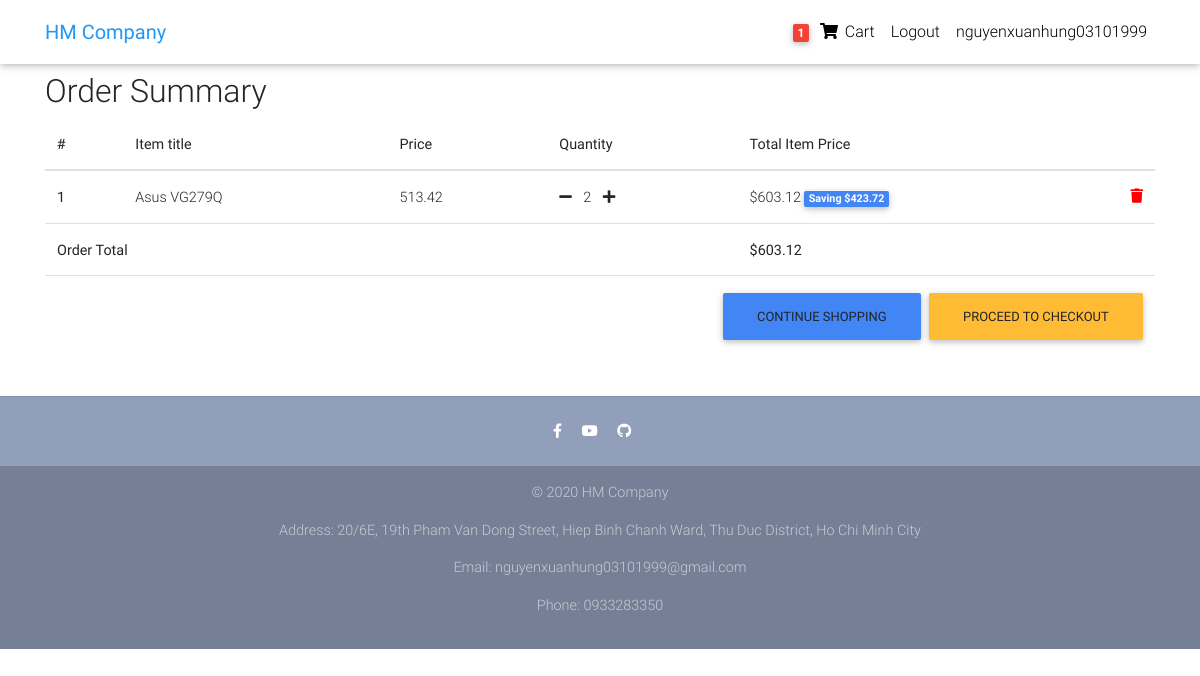
Before: /order-summary/ (signed in) with the older database file.
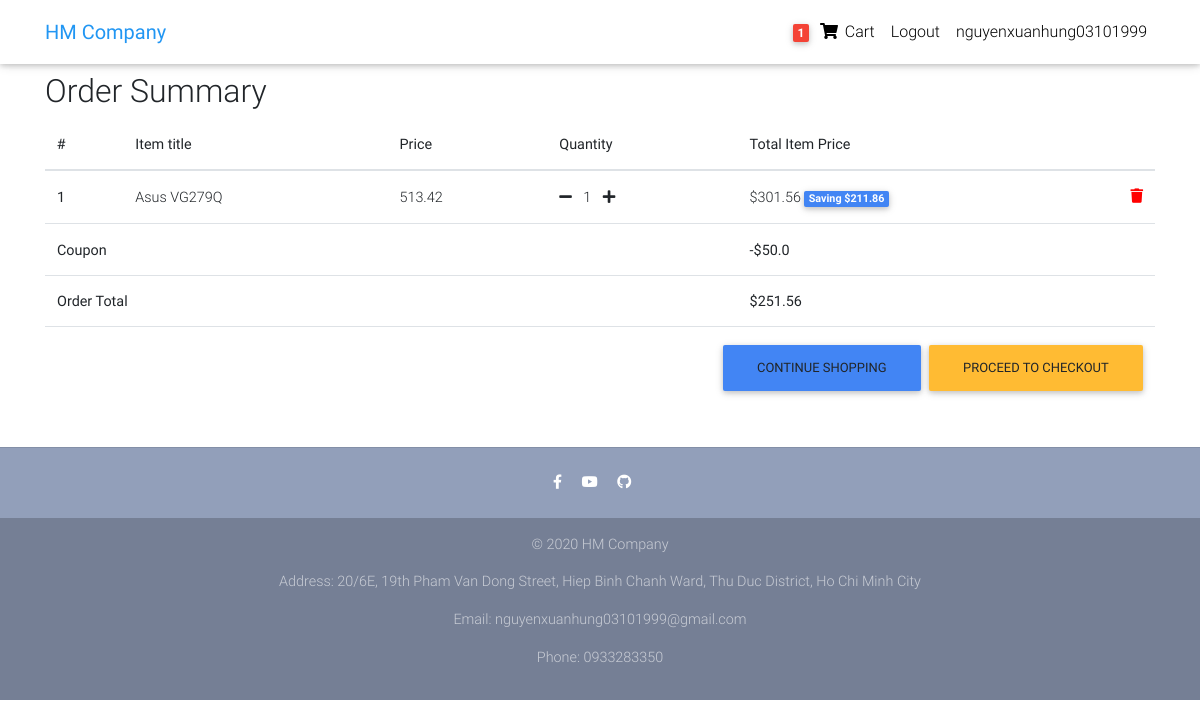
After: the same page with the newer database file.
### core/models.py (models this page shows, shortened)
class Order(models.Model):
    user = models.ForeignKey(settings.AUTH_USER_MODEL,
                             on_delete=models.CASCADE)
    ref_code = models.CharField(max_length=20, blank=True, null=True)
    items = models.ManyToManyField(OrderItem)
    start_date = models.DateTimeField(auto_now_add=True)
    ordered_date = models.DateTimeField()
    ordered = models.BooleanField(default=False)
    shipping_address = models.ForeignKey(
        'Address', related_name='shipping_address', on_delete=models.SET_NULL, blank=True, null=True)
    billing_address = models.ForeignKey(
        'Address', related_name='billing_address', on_delete=models.SET_NULL, blank=True, null=True)
    payment = models.ForeignKey(
        'Payment', on_delete=models.SET_NULL, blank=True, null=True)
    coupon = models.ForeignKey(
        'Coupon', on_delete=models.SET_NULL, blank=True, null=True)
    being_delivered = models.BooleanField(default=False)
    received = models.BooleanField(default=False)
    refund_requested = models.BooleanField(default=False)
    refund_granted = models.BooleanField(default=False)
    def get_total(self):
        total = 0
        for order_item in self.items.all():
            total += order_item.get_final_price()
        if self.coupon:
            total -= self.coupon.amount
        return total

class OrderItem(models.Model):
    user = models.ForeignKey(settings.AUTH_USER_MODEL,
                             on_delete=models.CASCADE)
    ordered = models.BooleanField(default=False)
    item = models.ForeignKey(Item, on_delete=models.CASCADE)
    quantity = models.IntegerField(default=1)
    def get_total_item_price(self):
        return self.quantity * self.item.price
    def get_total_discount_item_price(self):
        total_discount_item_price = round(float(self.quantity * self.item.discount_price), 2)
        return total_discount_item_price
    def get_amount_saved(self):
        amount_saved = round(float(self.get_total_item_price() - self.get_total_discount_item_price()), 2)
        return amount_saved
    def get_final_price(self):
        if self.item.discount_price:
            return self.get_total_discount_item_price()
        return self.get_total_item_price()

class Item(models.Model):
    title = models.CharField(max_length=100)
    price = models.FloatField()
    discount_price = models.FloatField(blank=True, null=True)
    category = models.CharField(choices=CATEGORY_CHOICES, max_length=2)
    label = models.CharField(choices=LABEL_CHOICES, max_length=1)
    slug = models.SlugField()
    description = models.TextField()
    image = models.ImageField()

class Coupon(models.Model):
    code = models.CharField(max_length=15)
    amount = models.FloatField()

### core/views.py (the view)
# urls.py: path('order-summary/', OrderSummaryView.as_view(), name='order-summary'),
class OrderSummaryView(LoginRequiredMixin, View):
    def get(self, *args, **kwargs):
        try:
            order = Order.objects.get(user=self.request.user, ordered=False)
            context = {
                'object': order
            }
            return render(self.request, 'order_summary.html', context)
        except ObjectDoesNotExist:
            messages.warning(self.request, "You do not have an active order")
            return redirect("/")

### core/templatetags/cart_template_tags.py (called while the page is built)
@register.filter
def cart_item_count(user):
    if user.is_authenticated:
        qs = Order.objects.filter(user=user, ordered=False)
        if qs.exists():
            return qs[0].items.count()
    return 0

### templates/order_summary.html (shortened to what this page needs)
{% extends "base.html" %}
{% block content %}
  <main>
    <div class="container">
    <div class="table-responsive text-nowrap">
    <h2>Order Summary</h2>
    <table class="table">
        <thead>
        <tr>
            <th scope="col">#</th>
            <th scope="col">Item title</th>
            <th scope="col">Price</th>
            <th scope="col">Quantity</th>
            <th scope="col">Total Item Price</th>
        </tr>
        </thead>
        <tbody>
        {% for order_item in object.items.all %}
        <tr>
            <th scope="row">{{ forloop.counter }}</th>
            <td>{{ order_item.item.title }}</td>
            <td>{{ order_item.item.price }}</td>
            <td>
                <a href="{% url 'core:remove-single-item-from-cart' order_item.item.slug %}"><i class="fas fa-minus mr-2"></i></a>
                {{ order_item.quantity }}
                <a href="{% url 'core:add-to-cart' order_item.item.slug %}"><i class="fas fa-plus ml-2"></i></a>
            </td>
            <td>
            {% if order_item.item.discount_price %}
                ${{ order_item.get_total_discount_item_price }}
                <span class="badge badge-primary">Saving ${{ order_item.get_amount_saved }}</span>
            {% else %}
                ${{ order_item.get_total_item_price }}
            {% endif %}
            <a style='color: red;' href="{% url 'core:remove-from-cart' order_item.item.slug %}">
                <i class="fas fa-trash float-right"></i>
            </a>
            </td>
        </tr>
        {% endfor %}
        {% if object.coupon %}
        <tr>
            <td colspan="4"><b>Coupon</b></td>
            <td><b>-${{ object.coupon.amount }}</b></td>
        </tr>
        {% endif %}
        {% if object.get_total %}
        <tr>
            <td colspan="4"><b>Order Total</b></td>
            <td><b>${{ object.get_total }}</b></td>
        </tr>
        <tr>
            <td colspan="5">
            <a class='btn btn-warning float-right ml-2' href='/checkout/'>Proceed to checkout</a>
            <a class='btn btn-primary float-right' href='/'>Continue shopping</a>
            </td>
        </tr>
        {% endif %}
        </tbody>
    </table>
    </div>
    </div>
  </main>
{% endblock content %}

### templates/base.html (shortened to what this page needs)
{% load static %}
<html lang="en">
<head>
  <link rel="stylesheet" href="https://use.fontawesome.com/releases/v5.8.1/css/all.css">
  <link href="{% static 'css/bootstrap.min.css' %}" rel="stylesheet">
  <link href="{% static 'css/mdb.min.css' %}" rel="stylesheet">
  <link href="{% static 'css/style.min.css' %}" rel="stylesheet">
</head>
{% include "navbar.html" %}
<body>
    <div class="mt-5 pt-4">
    </div>
    {% block content %}
    {% endblock content %}
    {% include "footer.html" %}
</body>
</html>

### templates/navbar.html (shortened to what this page needs)
{% load cart_template_tags %}
<nav class="navbar fixed-top navbar-expand-lg navbar-light white scrolling-navbar">
    <div class="container">
      <a class="navbar-brand waves-effect" href="/">
        <strong class="blue-text">HM Company</strong>
      </a>
      <div class="collapse navbar-collapse" id="navbarSupportedContent">
        <ul class="navbar-nav nav-flex-icons">
          {% if request.user.is_authenticated %}
          <li class="nav-item">
            <a href="{% url 'core:order-summary' %}" class="nav-link waves-effect">
              <span class="badge red z-depth-1 mr-1"> {{ request.user|cart_item_count }} </span>
              <i class="fas fa-shopping-cart"></i>
              <span class="clearfix d-none d-sm-inline-block"> Cart </span>
            </a>
          </li>
          <li class="nav-item">
            <a class="nav-link waves-effect" href="{% url 'account_logout' %}">
              <span class="clearfix d-none d-sm-inline-block"> Logout </span>
            </a>
          </li>
          <li class="nav-item">
            <a class="nav-link waves-effect" href="{% url 'account_login' %}">
              <span class="clearfix d-none d-sm-inline-block"> {{ user.username }} </span>
            </a>
          </li>
          {% endif %}
        </ul>
      </div>
    </div>
  </nav>

### templates/footer.html
<footer class="page-footer text-center font-small mt-4 wow fadeIn">
    <hr class="my-4">
    <div class="pb-4">
      <a href="https://www.facebook.com/nguyenxuanhung03101999/" target="_blank">
        <i class="fab fa-facebook-f mr-3"></i>
      </a>
      <a href="https://www.youtube.com/channel/UCL6ww8paTvW4oqAtD-yAdMA?view_as=subscriber" target="_blank">
        <i class="fab fa-youtube mr-3"></i>
      </a>
      <a href="www.github.com/nguyenxuanhung03101999" target="_blank">
        <i class="fab fa-github mr-3"></i>
      </a>
    </div>
    <div class="footer-copyright py-3">
      <p>© 2020 HM Company</p>
      <p>Address: 20/6E, 19th Pham Van Dong Street, Hiep Binh Chanh Ward, Thu Duc District, Ho Chi Minh City</p>
      <p>Email: nguyenxuanhung03101999@gmail.com</p>
      <p>Phone: 0933283350</p>
    </div>
  </footer>

### templates/scripts.html (shortened to what this page needs)
{% load static %}

### templates/base.html (style rules this page uses)
html, body, header, .carousel { height: 60vh; }

Changed rows visible on the page:
changed OrderItem "Asus VG279Q": quantity "2" → "1"; get_total_discount_item_price "603.12" → "301.56"; get_amount_saved "423.72" → "211.86"
changed Order: coupon_id empty → 1 (drawn); coupon.amount (not shown) → "50.0"; get_total "603.12" → "251.56"
Other visible differences:
text now shown: "Coupon -$"
